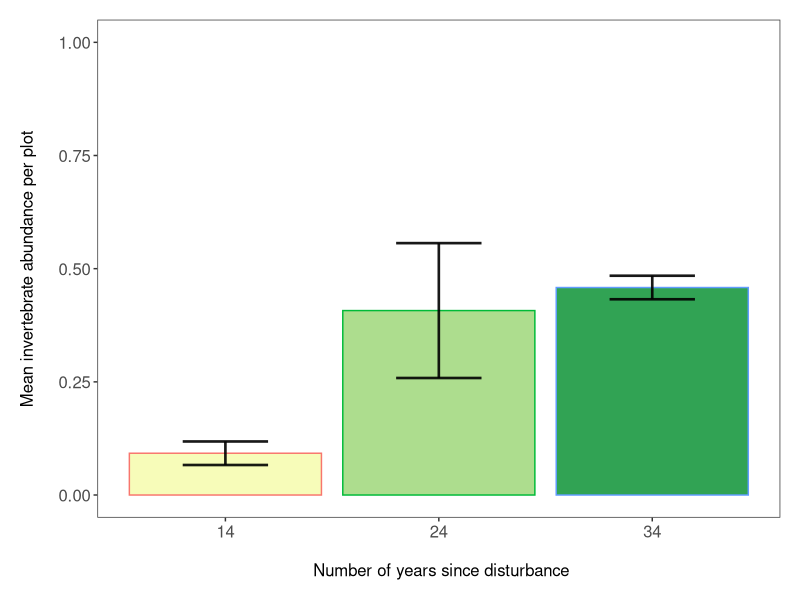
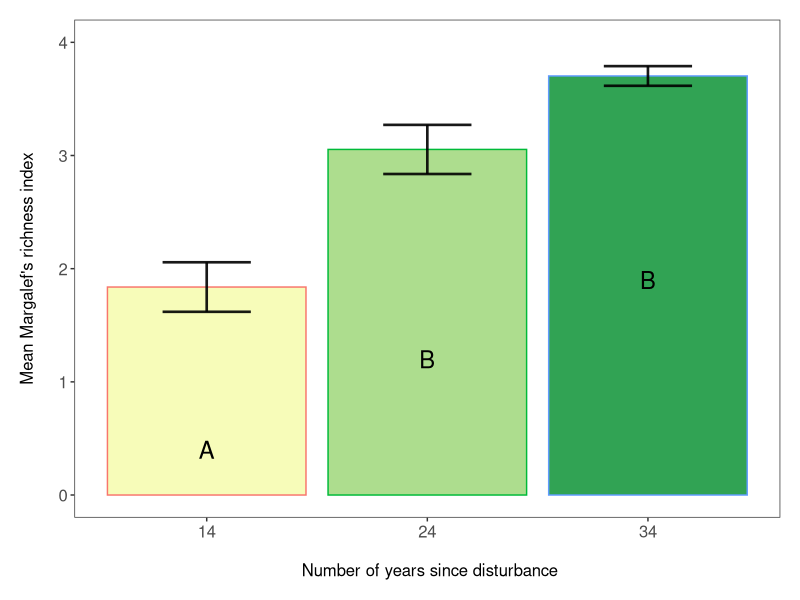
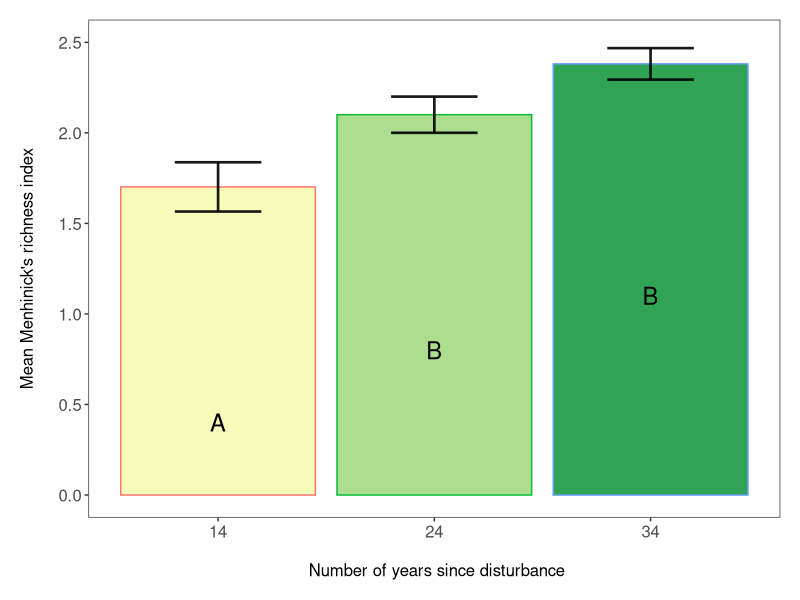
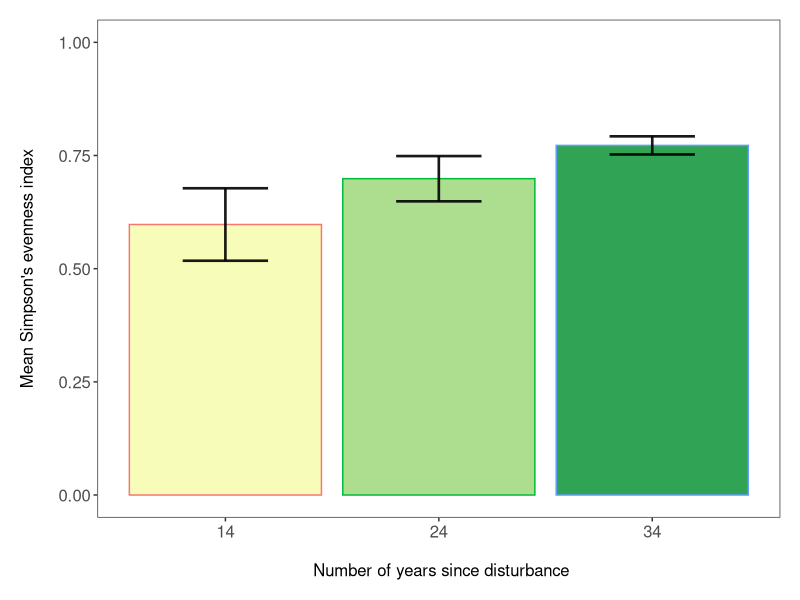
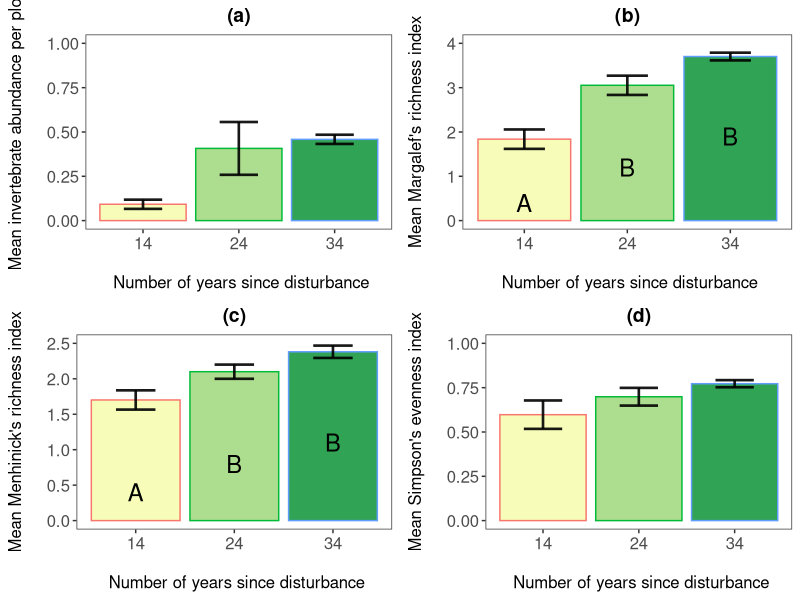

Write R code to recreate these figures, in order.
#Laura Barraclough
#Started: 15/02/2022
#email: s1729795@ed.ac.uk

#The aim of this script is to change the year axis to number of years since last disturbance.
#I will also try to make the script more efficient by writing the common code as a theme.

# Work Flow
# 1. (i) Load libraries and data frame
#    (ii) Save common code as a theme
# 2. Plot various bar charts without ant numbers
#   (i) Abundance
#   (ii) Margalef's index
#   (iii) Menhinick's index
#   (iv) Simpson's index
# 3. Make these into a panel

# 1. (i) Load libraries and data frame ----
library(tidyverse)
library(gridExtra)

getwd()
setwd("C:/Users/lcbar/OneDrive/Documents/Dissertation_proj/undergrad_dissertation/species_indices")
sum_data2 <- read.csv("sum_data_noants3.csv")
#check data frame loaded properly
View(sum_data2)
str(sum_data2)

#years since felled needs to be a character
sum_data2$years_since_disturbance <- as.character(sum_data2$years_since_disturbance)

sum_data2 <- sum_data2 %>% 
  na.omit()

#   (ii) Create theme function to reduce script length
theme_lb <- function(){
  theme_bw() +
    theme(panel.grid = element_blank(), 
          axis.text = element_text(size = 12), 
          axis.title = element_text(size = 12), 
          plot.title = element_text(size = 14, hjust = 0.5, face = "bold"),
          plot.margin = unit(c(0.5, 0.5, 0.5, 0.5), units = ,"cm"),
          legend.position = "none")
}

tree.palette <- c("#f7fcb9","#addd8e", "#31a354")


# 2. Plot various bar charts without ant numbers ----
#   (i) Abundance
summary1.2 <- dplyr :: select(sum_data2, year = years_since_disturbance, abun = Abun_per_area)

mean_table1.2 <- group_by(summary1.2, year) %>% 
  summarise(abun.mean = mean(abun)) %>% 
  ungroup() %>% 
  na.omit()


mean_table1.2 <- mean_table1.2 %>% 
  mutate(mean_table1.2, sd = c(0.026, 0.149, 0.026))

(mean.abun_bar3 <- ggplot(mean_table1.2, aes(x = year, y = abun.mean, colour = year,
                                             fill = year)) +
   geom_histogram(stat = "identity", position = "dodge") + 
   scale_y_continuous(limits = c(0, 1)) +
  scale_fill_manual(values = tree.palette) +
   labs(x = "\n Number of years since disturbance", y = "Mean invertebrate abundance per plot\n") +
    theme_lb() +
    geom_errorbar(aes(x = year, ymin = abun.mean-sd, ymax = abun.mean+sd),
                  width = 0.4, colour = "black", alpha = 0.9, size = 0.9)
)

#ggsave(mean.abun_bar3, file = "Graphs/abun_bar3.png", width = 5, height = 5)

#   (ii) Margalef's index
summary2.2 <- dplyr :: select(sum_data2, year = years_since_disturbance, MRI = Margalefs_RI)

mean_table2.2 <- group_by(summary2.2, year) %>% 
  summarise(MRI_mean = mean(MRI)) %>% 
  ungroup() %>% 
  na.omit() %>% 
  mutate( ., sd = c(0.219, 0.217, 0.087))

(mean_MRI_bar.3 <- ggplot(mean_table2.2, aes(x = year, y = MRI_mean, colour = year,
                                             fill = year)) +
    geom_histogram(stat = "identity", position = "dodge") + 
    scale_y_continuous(limits = c(0, 4)) +
    scale_fill_manual(values = tree.palette) +
    labs(x = "\n Number of years since disturbance", y = "Mean Margalef's richness index\n") + 
    theme_lb() +
    geom_errorbar(aes(x = year, ymin = MRI_mean-sd, ymax = MRI_mean+sd),
                  width = 0.4, colour = "black", alpha = 0.9, size = 0.9) +
    annotate("text", x  = 1, y = 0.4, label = "A", size = 6) +
    annotate("text", x = 2, y = 1.2, label = "B", size = 6) +
    annotate("text", x = 3, y = 1.9, label = "B", size = 6)
)

#ggsave(mean_MRI_bar.3, file = "Graphs/MRI_bar3.png", width = 5, height = 5)

#   (iii) Menhinick's index
summary3.2 <- dplyr :: select(sum_data2, year = years_since_disturbance, MeRI = Menhinicks_RI)

mean_table3.2 <- group_by(summary3.2, year) %>% 
  summarise(MeRI_mean = mean(MeRI)) %>% 
  ungroup() %>% 
  mutate( ., sd = c(0.136, 0.1, 0.087))

(mean_MeRI_bar.3 <- ggplot(mean_table3.2, aes(x = year, y = MeRI_mean, colour = year,
                                              fill = year)) +
    geom_histogram(stat = "identity", position = "dodge") + 
    scale_y_continuous(limits = c(0, 2.5)) +
    scale_fill_manual(values = tree.palette) +
    labs(x = "\n Number of years since disturbance", y = "Mean Menhinick's richness index\n") + 
    theme_lb() +
    geom_errorbar(aes(x = year, ymin = MeRI_mean-sd, ymax = MeRI_mean+sd),
                  width = 0.4, colour = "black", alpha = 0.9, size = 0.9) +
    annotate("text", x = 1, y = 0.4, label = "A", size = 6) +
    annotate("text", x = 2, y = 0.8, label = "B", size = 6) +
    annotate("text", x = 3, y = 1.1, label = "B", size = 6)
)

#ggsave(mean_MeRI_bar.3, file = "Graphs/MeRI_bar3.png", height = 5, width = 5)

#   (iv) Simpson's index
summary4.2 <- dplyr :: select(sum_data2, year = years_since_disturbance, SEI = Simpsons_EI)

mean_table4.2 <- group_by(summary4.2, year) %>% 
  summarise(SEI_mean = mean(SEI)) %>% 
  ungroup() %>% 
  mutate( ., sd = c(0.08, 0.05, 0.02))

(mean_SEI_bar.3 <- ggplot(mean_table4.2, aes(x = year, y = SEI_mean, colour = year,
                                             fill = year)) +
    geom_histogram(stat = "identity", position = "dodge") + 
    scale_y_continuous(limits = c(0, 1)) +
    scale_fill_manual(values = tree.palette) +
    labs(x = "\n Number of years since disturbance", y = "Mean Simpson's evenness index\n") + 
    theme_lb() +
    geom_errorbar(aes(x = year, ymin = SEI_mean-sd, ymax = SEI_mean+sd),
                  width = 0.4, colour = "black", alpha = 0.9, size = 0.9)
)

#ggsave(mean_SEI_bar.3, file = "Graphs/SEI_bar3.png", height = 5, width = 5)


# 3. Plot as panel ----
hyp1.5sum_panel <- grid.arrange(
  mean.abun_bar3 + ggtitle("(a)") + 
    theme(plot.margin = unit(c(0.2,0.2,0.2,0.2), units = "cm")),
  mean_MRI_bar.3 + ggtitle("(b)") + 
    theme(plot.margin = unit(c(0.2,0.2,0.2,0.2), units = "cm")),
  mean_MeRI_bar.3 + ggtitle("(c)") + 
    theme(plot.margin = unit(c(0.2,0.2,0.2,0.2), units = "cm")),
  mean_SEI_bar.3 + ggtitle("(d)") + 
    theme(plot.margin = unit(c(0.2,0.2,0.2,0.2), units = "cm")),
  ncol = 2)
#ggsave(hyp1.5sum_panel, file= "Graphs/hyp1_panel5sum.png", width = 10, height = 12)

